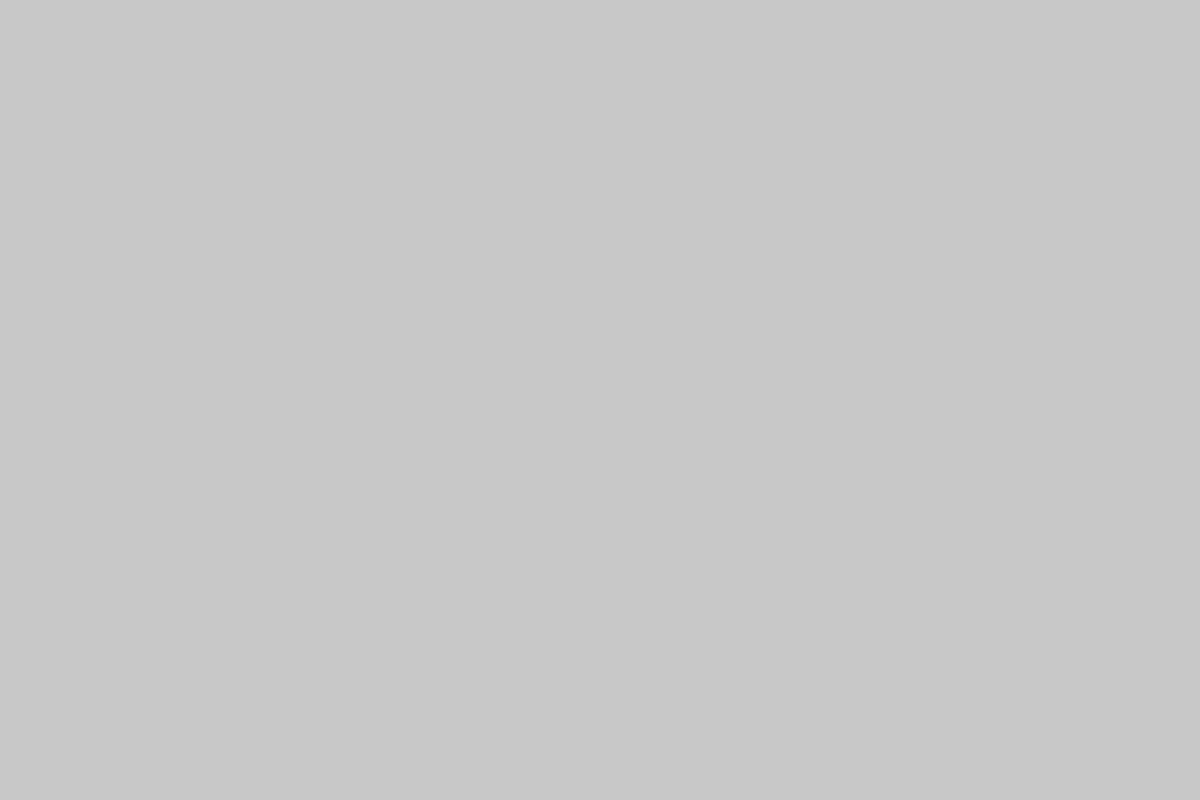
Frame 1 (no input)
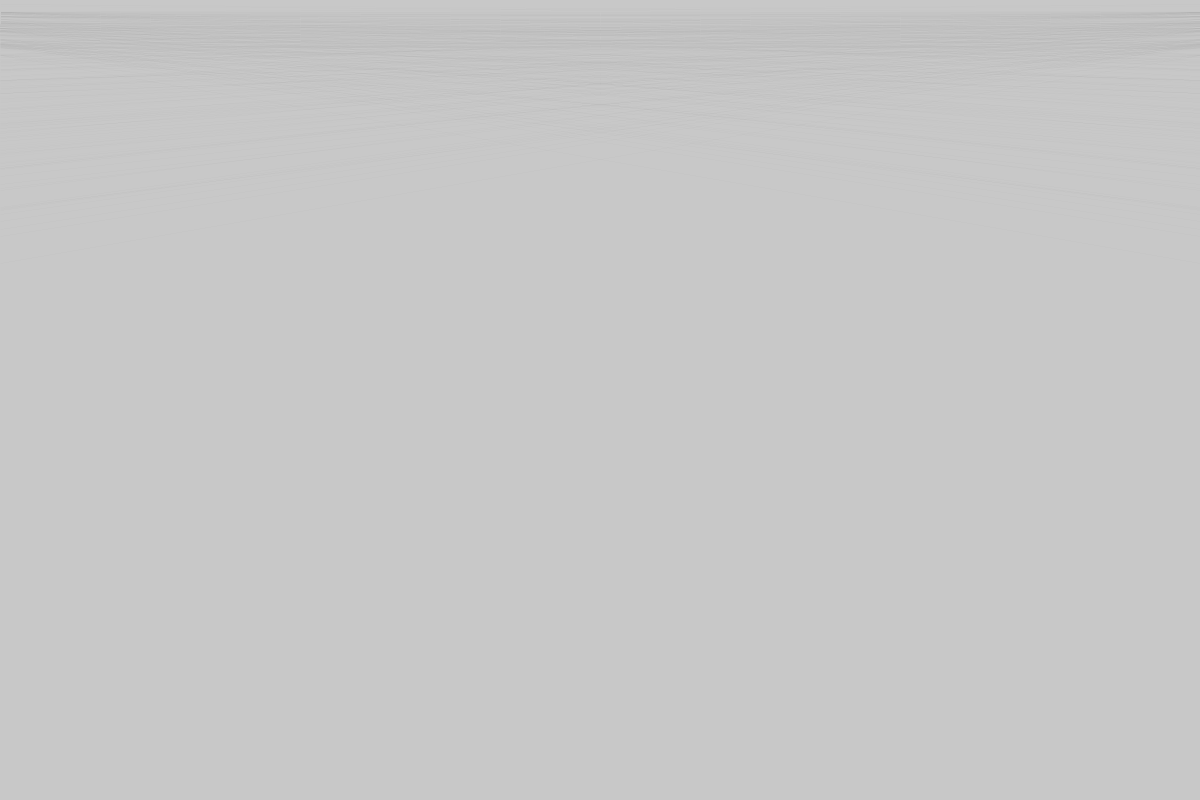
Frame 60 (the mouse pressed at the canvas centre just before this capture)
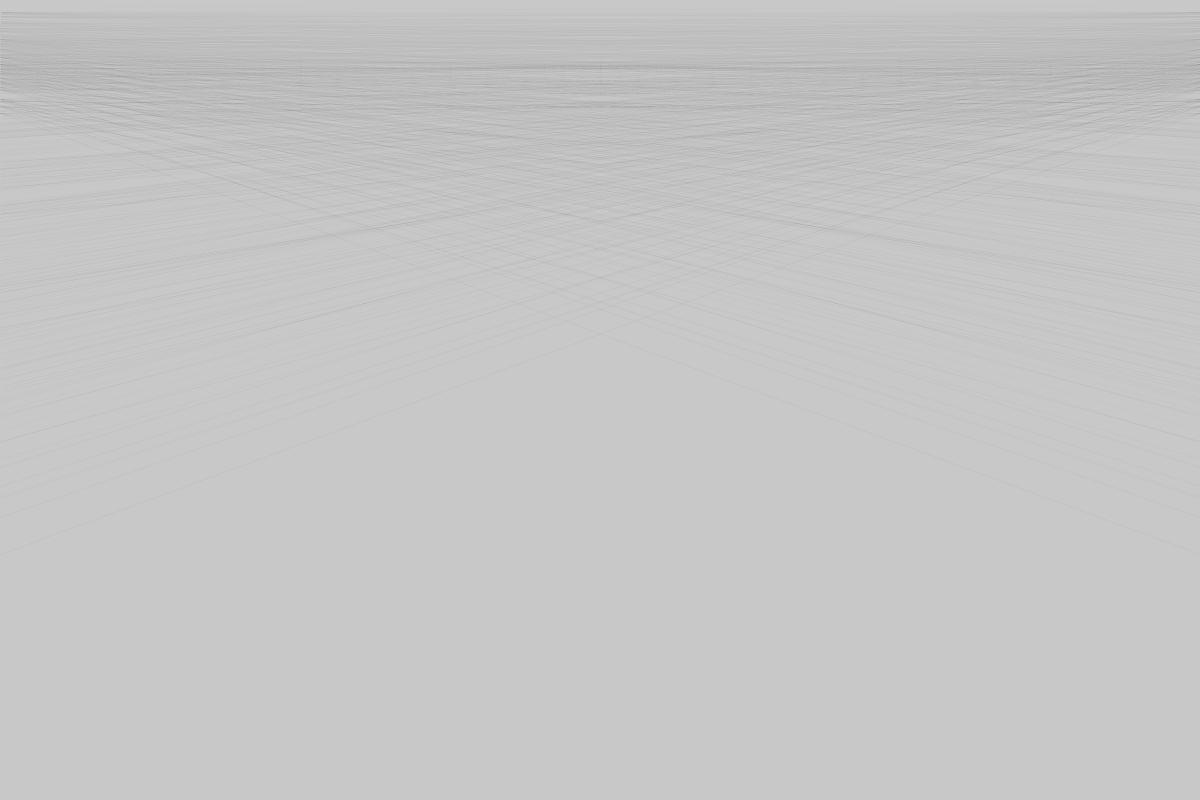
Frame 120 (the mouse held since frame 60 and released just before this capture)

The Processing sketch that drew these frames (run headless with seeded random() and noise(); from frame 60 on, the mouse is pressed at the canvas centre):

// Processing sketch: linhas_multiplicatoriasaaaaaaa2
// ── linhas_multiplicatoriasaaaaaaa2.pde
int x;
float y=1.0;
float z=0.0;
float t;
float f;
boolean w;
int cordalinha=0;
float transparencia;
void setup() {
 
  size(1200, 800);
  background(200);
  smooth();

}

void draw() {
  strokeWeight(y/500);
  f=y+cos(y)*5;
  y=z%height*t;
  z++;
  transparencia=y/3;
  stroke(cordalinha,transparencia);
println(z);
  t= random(1,2)/2;





 /* if (y==0) {
    //z=z-120;
    ;
    if (cordalinha==0) {
     
      cordalinha=cordalinha+255;
      stroke(cordalinha);
  
    } else {
      cordalinha=cordalinha-255;
      stroke(cordalinha);
    
    }
  }*/

  
for (int i=0; i<5; i++){   
    line(x, y,width, i*y+f);
    line(width, y, x, i*y+f);
}
    
    if(y>height){ y=0;  
    if (cordalinha==0) {
     
      cordalinha=cordalinha+255;
      stroke(cordalinha);
  
    } else {
      cordalinha=cordalinha-255;
      stroke(cordalinha);
    
    }
   
}}
  

  
  void keyPressed() {
    save("line.jpg");
     save("line"+year()+month()+day()+minute()+second()+".png");
  println("save");
  
  }
